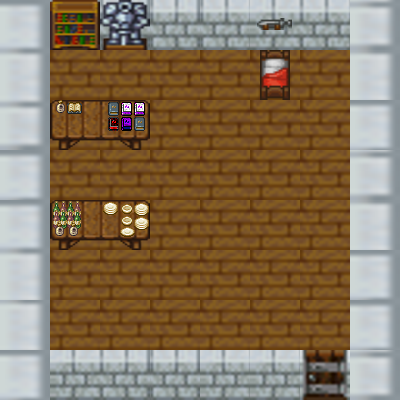

The image is a tile-based game level rendered from a .tmx file. Its description and source (layers, tilesets, objects; grid data summarised) follow:
An orthogonal 8x8 tile map with 50x50 px tiles, 1 tile layer (Tile Layer 1), 8 tilesets.

<map version="1.0" orientation="orthogonal" renderorder="right-down" width="8" height="8" tilewidth="50" tileheight="50" nextobjectid="1">
 <tileset firstgid="1" name="wallFront50x50Sheet" tilewidth="50" tileheight="50" tilecount="3">
  <image source="Tiles/indoorTiles/indoor assets/indoorAssets1/wallFront50x50Sheet.png" width="150" height="50" />
 </tileset>
 <tileset firstgid="4" name="wallSide50x50Sheet" tilewidth="50" tileheight="50" tilecount="3">
  <image source="Tiles/indoorTiles/indoor assets/indoorAssets1/wallSide50x50Sheet.png" width="50" height="150" />
 </tileset>
 <tileset firstgid="7" name="woodTile50x50" tilewidth="50" tileheight="50" tilecount="1">
  <image source="Tiles/indoorTiles/indoor assets/indoorAssets1/floors/woodTile50x50.png" width="50" height="50" />
 </tileset>
 <tileset firstgid="8" name="wallDecorSheet" tilewidth="50" tileheight="50" tilecount="4">
  <image source="Tiles/indoorTiles/indoor assets/indoorAssets1/wallDecorSheet.png" width="200" height="50" />
 </tileset>
 <tileset firstgid="12" name="weaponsMountedOnWalls" tilewidth="50" tileheight="50" tilecount="2">
  <image source="Tiles/indoorTiles/indoor assets/indoorAssets1/weaponsMountedOnWalls.png" width="100" height="50" />
 </tileset>
 <tileset firstgid="14" name="door50x50" tilewidth="50" tileheight="50" tilecount="1">
  <image source="Tiles/indoorTiles/indoor assets/indoorAssets1/doors/door50x50.png" width="50" height="50" />
 </tileset>
 <tileset firstgid="15" name="bedDownWoodFloor" tilewidth="50" tileheight="50" tilecount="1">
  <image source="Tiles/indoorTiles/indoor assets/indoorAssets1/bed/bedDownWoodFloor.png" width="50" height="50" />
 </tileset>
 <tileset firstgid="16" name="houseTableSheet" tilewidth="50" tileheight="50" tilecount="6">
  <image source="Tiles/indoorTiles/indoor assets/indoorAssets2/houseTableSheet.png" width="300" height="50" />
 </tileset>
 <layer name="Tile Layer 1" width="8" height="8">
  <data>[64 cells, 64 non-empty, 16 distinct tile ids]</data>
 </layer>
</map>